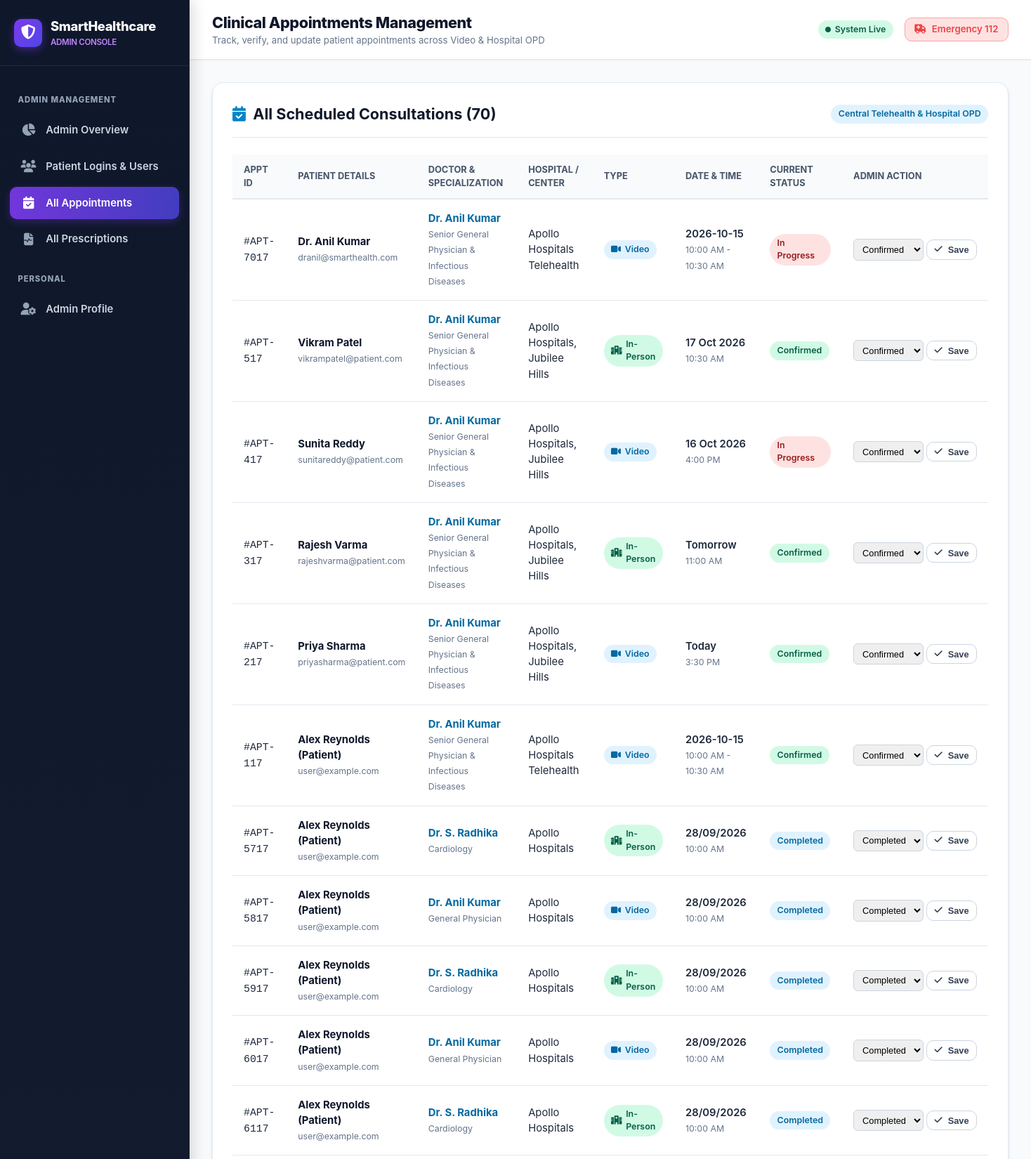
The app's page /admin/appointments (signed in, upper part) with its own data.
### models_db.py (models this page shows, shortened)
class User(db.Model):
    __tablename__ = 'users'
    id = db.Column(db.Integer, primary_key=True)
    email = db.Column(db.String(120), unique=True, nullable=False, index=True)
    password_hash = db.Column(db.String(256), nullable=False)
    role = db.Column(db.String(20), default="patient")  # 'patient' or 'admin'
    full_name = db.Column(db.String(100), default="Patient")
    phone = db.Column(db.String(25), default="")
    age = db.Column(db.Integer, default=28)
    gender = db.Column(db.String(20), default="Not specified")
    blood_group = db.Column(db.String(10), default="O+")
    address = db.Column(db.Text, default="")
    emergency_contact = db.Column(db.String(100), default="")
    medical_history = db.Column(db.Text, default="No known chronic allergies")
    specialization = db.Column(db.String(120), default="")
    hospital = db.Column(db.String(150), default="")
    qualifications = db.Column(db.String(150), default="")
    consultation_fee = db.Column(db.String(50), default="")
    created_at = db.Column(db.DateTime, default=datetime.utcnow)
    last_login = db.Column(db.DateTime, default=datetime.utcnow)
    prescriptions = db.relationship('PrescriptionRecord', backref='user', lazy='dynamic', cascade='all, delete-orphan')
    appointments = db.relationship('Appointment', backref='user', lazy='dynamic', cascade='all, delete-orphan')
    @property
    def is_admin(self):
        return self.role == "admin"

class Appointment(db.Model):
    __tablename__ = 'appointments'
    id = db.Column(db.Integer, primary_key=True)
    user_id = db.Column(db.Integer, db.ForeignKey('users.id'), nullable=False)
    doctor_name = db.Column(db.String(100), nullable=False)
    specialization = db.Column(db.String(100), nullable=False)
    hospital = db.Column(db.String(120), default="")
    appointment_type = db.Column(db.String(50), default="In-Person")  # 'Video' or 'In-Person'
    appointment_date = db.Column(db.String(50), nullable=False)
    time_slot = db.Column(db.String(50), nullable=False)
    doctor_phone = db.Column(db.String(50), default="")
    patient_notes = db.Column(db.Text, default="")
    status = db.Column(db.String(30), default="Confirmed")  # 'Confirmed', 'Completed', 'Cancelled'
    created_at = db.Column(db.DateTime, default=datetime.utcnow)

### app.py (the view)
@app.route('/admin/appointments')
@admin_required
def admin_appointments():
    appointments = Appointment.query.order_by(Appointment.created_at.desc()).all()
    return render_template('admin_appointments.html', appointments=appointments)

### app.py (called while the page is built)
@app.context_processor
def inject_user():
    current_user = None
    if 'user_id' in session:
        current_user = User.query.get(session['user_id'])
    return dict(current_user=current_user)

def admin_required(func):
    @wraps(func)
    def wrapper(*args, **kwargs):
        if 'user_id' not in session:
            flash("Please sign in with administrator credentials.", "warning")
            return redirect(url_for('login'))
        user = User.query.get(session['user_id'])
        if not user or not user.is_admin:
            flash("Access denied: Administrator privileges required.", "danger")
            return redirect(url_for('dashboard'))
        return func(*args, **kwargs)
    return wrapper

### templates/admin_appointments.html (shortened to what this page needs)
{% extends "base.html" %}
{% block header_title %}Clinical Appointments Management{% endblock %}
{% block header_subtitle %}Track, verify, and update patient appointments across Video & Hospital OPD{% endblock %}
{% block content %}
<div class="card">
    <div class="card-header">
        <h3 class="card-title">
            <i class="fa-solid fa-calendar-check" style="color: #0284c7;"></i> All Scheduled Consultations ({{ appointments|length }})
        </h3>
        <span class="badge badge-primary">Central Telehealth & Hospital OPD</span>
    </div>
    {% if appointments %}
    <div class="table-responsive">
        <table class="rx-med-table">
            <thead>
                <tr>
                    <th>Appt ID</th>
                    <th>Patient Details</th>
                    <th>Doctor & Specialization</th>
                    <th>Hospital / Center</th>
                    <th>Type</th>
                    <th>Date & Time</th>
                    <th>Current Status</th>
                    <th>Admin Action</th>
                </tr>
            </thead>
            <tbody>
                {% for a in appointments %}
                <tr>
                    <td><code>#APT-{{ a.id * 100 + 17 }}</code></td>
                    <td>
                        <div style="font-weight: 700; color: #0f172a;">{{ a.user.full_name }}</div>
                        <small style="color: #64748b;">{{ a.user.email }}</small>
                    </td>
                    <td>
                        <div style="font-weight: 700; color: #0369a1;">{{ a.doctor_name }}</div>
                        <small style="color: #64748b;">{{ a.specialization }}</small>
                    </td>
                    <td>{{ a.hospital or 'Online Care' }}</td>
                    <td>
                        <span class="badge {% if a.appointment_type == 'Video' %}badge-primary{% else %}badge-success{% endif %}">
                            <i class="fa-solid {% if a.appointment_type == 'Video' %}fa-video{% else %}fa-hospital{% endif %}"></i> {{ a.appointment_type }}
                        </span>
                    </td>
                    <td>
                        <div style="font-weight: 600;">{{ a.appointment_date }}</div>
                        <small style="color: #64748b;">{{ a.time_slot }}</small>
                    </td>
                    <td>
                        <span class="badge {% if a.status == 'Confirmed' %}badge-success{% elif a.status == 'Completed' %}badge-primary{% else %}badge-danger{% endif %}">
                            {{ a.status }}
                        </span>
                    </td>
                    <td>
                        <form method="POST" action="{{ url_for('admin_update_appointment', appt_id=a.id) }}" style="display: flex; gap: 4px; align-items: center;">
                            <select name="status" style="padding: 0.35rem 0.5rem; border: 1px solid #cbd5e1; border-radius: 6px; font-size: 0.8rem;">
                                <option value="Confirmed" {% if a.status == 'Confirmed' %}selected{% endif %}>Confirmed</option>
                                <option value="Completed" {% if a.status == 'Completed' %}selected{% endif %}>Completed</option>
                            </select>
                            <button type="submit" class="btn btn-outline" style="padding: 0.35rem 0.65rem; font-size: 0.8rem;" title="Update Status">
                                <i class="fa-solid fa-check"></i> Save
                            </button>
                        </form>
                    </td>
                </tr>
                {% endfor %}
            </tbody>
        </table>
    </div>
    {% else %}
    <div style="text-align: center; padding: 3rem; color: #64748b;">
        <i class="fa-regular fa-calendar-xmark" style="font-size: 3rem; color: #cbd5e1; margin-bottom: 1rem;"></i>
        <p style="font-weight: 600;">No appointments recorded in the system yet.</p>
    </div>
    {% endif %}
</div>
{% endblock %}

### static/style.css (style rules this page uses)
:root { --primary: #0284c7; --primary-dark: #0369a1; --primary-light: #e0f2fe; --accent: #2563eb; --accent-hover: #1d4ed8; --admin-accent: #7c3aed; --admin-light: #ede9fe; --success: #10b981; --success-light: #d1fae5; --warning: #f59e0b; --warning-light: #fef3c7; --danger: #ef4444; --danger-light: #fee2e2; --slate-950: #020617; --slate-900: #0f172a; --slate-800: #1e293b; --slate-700: #334155; --slate-600: #475569; --slate-500: #64748b; --slate-400: #94a3b8; --slate-300: #cbd5e1; --slate-200: #e2e8f0; --slate-100: #f1f5f9; --slate-50: #f8fafc; --white: #ffffff; --sidebar-width: 270px; --shadow-sm: 0 1px 2px 0 rgb(0 0 0 / 0.05); --shadow-md: 0 4px 6px -1px rgb(0 0 0 / 0.1), 0 2px 4px -2px rgb(0 0 0 / 0.1); --shadow-lg: 0 10px 15px -3px rgb(0 0 0 / 0.1), 0 4px 6px -4px rgb(0 0 0 / 0.1); --shadow-xl: 0 20px 25px -5px rgb(0 0 0 / 0.1), 0 8px 10px -6px rgb(0 0 0 / 0.1); --radius-sm: 6px; --radius-md: 10px; --radius-lg: 16px; --radius-full: 9999px; }
* { box-sizing: border-box; margin: 0; padding: 0; }
body { font-family: -apple-system, BlinkMacSystemFont, "Segoe UI", Roboto, "Helvetica Neue", Arial, sans-serif; background-color: var(--slate-50); color: var(--slate-800); line-height: 1.5; min-height: 100vh; }
.card { background: var(--white); border-radius: var(--radius-lg); box-shadow: var(--shadow-md); border: 1px solid var(--slate-200); padding: 1.75rem; margin-bottom: 1.75rem; transition: transform 0.2s, box-shadow 0.2s; }
.card-header { display: flex; justify-content: space-between; align-items: center; margin-bottom: 1.5rem; padding-bottom: 1rem; border-bottom: 1px solid var(--slate-200); }
.card-title { font-size: 1.35rem; font-weight: 700; color: var(--slate-900); display: flex; align-items: center; gap: 0.65rem; }
.btn { display: inline-flex; align-items: center; justify-content: center; gap: 0.5rem; font-weight: 600; font-size: 0.925rem; padding: 0.65rem 1.25rem; border-radius: var(--radius-md); border: none; cursor: pointer; transition: all 0.2s ease-in-out; }
.btn-outline { background: transparent; border: 1px solid var(--slate-300); color: var(--slate-700); }
.badge { display: inline-flex; align-items: center; gap: 0.35rem; font-size: 0.775rem; font-weight: 600; padding: 0.25rem 0.65rem; border-radius: var(--radius-full); }
.badge-primary { background: var(--primary-light); color: var(--primary-dark); }
.badge-success { background: var(--success-light); color: #065f46; }
.badge-danger { background: var(--danger-light); color: #991b1b; }
.table-responsive { overflow-x: auto; }
.rx-med-table { width: 100%; border-collapse: collapse; margin-bottom: 1.75rem; }
.rx-med-table th { background: #f8fafc; color: var(--slate-600); font-size: 0.8rem; text-transform: uppercase; font-weight: 700; padding: 0.75rem 1rem; text-align: left; border-bottom: 2px solid var(--slate-200); }
.rx-med-table td { padding: 1rem; border-bottom: 1px solid var(--slate-200); font-size: 0.925rem; }

### records on screen
Appointment: id "7017", user.full_name "Dr. Anil Kumar", user.email "dranil@smarthealth.com", doctor_name "Dr. Anil Kumar", specialization "Senior General Physician & Infectious Diseases", hospital "Apollo Hospitals Telehealth", appointment_type "Video", appointment_date "2026-10-15", time_slot "10:00 AM - 10:30 AM", status "In Progress"
Appointment: id "517", user.full_name "Vikram Patel", user.email "vikrampatel@patient.com", doctor_name "Dr. Anil Kumar", specialization "Senior General Physician & Infectious Diseases", hospital "Apollo Hospitals, Jubilee Hills", appointment_type "In-Person", appointment_date "17 Oct 2026", time_slot "10:30 AM", status "Confirmed"
Appointment: id "417", user.full_name "Sunita Reddy", user.email "sunitareddy@patient.com", doctor_name "Dr. Anil Kumar", specialization "Senior General Physician & Infectious Diseases", hospital "Apollo Hospitals, Jubilee Hills", appointment_type "Video", appointment_date "16 Oct 2026", time_slot "4:00 PM", status "In Progress"
Appointment: id "317", user.full_name "Rajesh Varma", user.email "rajeshvarma@patient.com", doctor_name "Dr. Anil Kumar", specialization "Senior General Physician & Infectious Diseases", hospital "Apollo Hospitals, Jubilee Hills", appointment_type "In-Person", appointment_date "Tomorrow", time_slot "11:00 AM", status "Confirmed"
Appointment: id "217", user.full_name "Priya Sharma", user.email "priyasharma@patient.com", doctor_name "Dr. Anil Kumar", specialization "Senior General Physician & Infectious Diseases", hospital "Apollo Hospitals, Jubilee Hills", appointment_type "Video", appointment_date "Today", time_slot "3:30 PM", status "Confirmed"
Appointment: id "117", user.full_name "Alex Reynolds (Patient)", user.email "user@example.com", doctor_name "Dr. Anil Kumar", specialization "Senior General Physician & Infectious Diseases", hospital "Apollo Hospitals Telehealth", appointment_type "Video", appointment_date "2026-10-15", time_slot "10:00 AM - 10:30 AM", status "Confirmed"
Appointment: id "5717", user.full_name "Alex Reynolds (Patient)", user.email "user@example.com", doctor_name "Dr. S. Radhika", specialization "Cardiology", hospital "Apollo Hospitals", appointment_type "In-Person", appointment_date "28/09/2026", time_slot "10:00 AM", status "Completed"
Appointment: id "5817", user.full_name "Alex Reynolds (Patient)", user.email "user@example.com", doctor_name "Dr. Anil Kumar", specialization "General Physician", hospital "Apollo Hospitals", appointment_type "Video", appointment_date "28/09/2026", time_slot "10:00 AM", status "Completed"
Appointment: id "5917", user.full_name "Alex Reynolds (Patient)", user.email "user@example.com", doctor_name "Dr. S. Radhika", specialization "Cardiology", hospital "Apollo Hospitals", appointment_type "In-Person", appointment_date "28/09/2026", time_slot "10:00 AM", status "Completed"
Appointment: id "6017", user.full_name "Alex Reynolds (Patient)", user.email "user@example.com", doctor_name "Dr. Anil Kumar", specialization "General Physician", hospital "Apollo Hospitals", appointment_type "Video", appointment_date "28/09/2026", time_slot "10:00 AM", status "Completed"
Appointment: id "6117", user.full_name "Alex Reynolds (Patient)", user.email "user@example.com", doctor_name "Dr. S. Radhika", specialization "Cardiology", hospital "Apollo Hospitals", appointment_type "In-Person", appointment_date "28/09/2026", time_slot "10:00 AM", status "Completed"

### other values on screen
{{ appointments|length }} "70"
